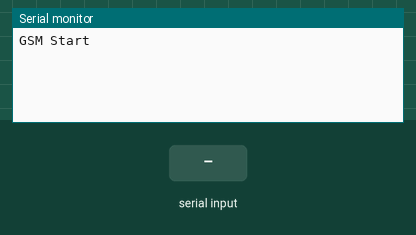
Recording of a sketch running on a simulated Arduino Uno, built with avr-gcc and run on an emulated ATmega328P. Parts: the last lines printed to the serial monitor. Inputs (shaded band) come from the test bench. The modem accepts every AT command (registered, SIM ready, sends succeed) and sends nothing else.

Above: at 1.2 s.
1.3 s: "s" received over Serial
At 2.2 s:
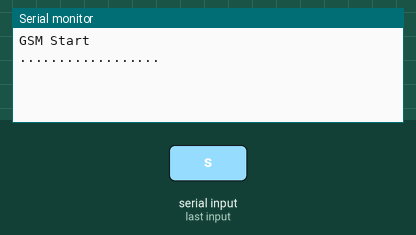
At 5.9 s:
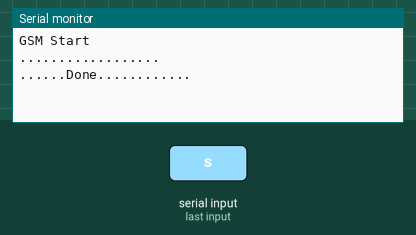

Measured:
- after the input at 1.3 s, the serial monitor: prints a new line at once (image 1)

The sketch:

GSM.ino
```cpp
#include<SoftwareSerial.h>
SoftwareSerial my(6,7);

void setup() {
  // put your setup code here, to run once:
my.begin(9600);
Serial.begin(9600);
Serial.println("GSM Start");
}

void loop() {
  // put your main code here, to run repeatedly:
if(Serial.available()>0){
  switch(Serial.read()){
   case 's':
        sending();
        break;
   case 'r':
        receiving();
        break;
  }

if(my.available()>0){
  Serial.write(my.read());
  }

}
}
void sending(){
  Serial.println("..................");
  my.println("AT+CMGF=1");
  delay(1000);
  my.println("AT+CMGS=\"+916281138630\"\r");
  delay(1000);
  my.println("I am ");
  delay(1000);
  my.println((char)26);
  delay(1000);
  Serial.println("......Done............");
}
void receiving(){
  my.println("AT+CNMI=0,2,2,0,0,0");
}
```
